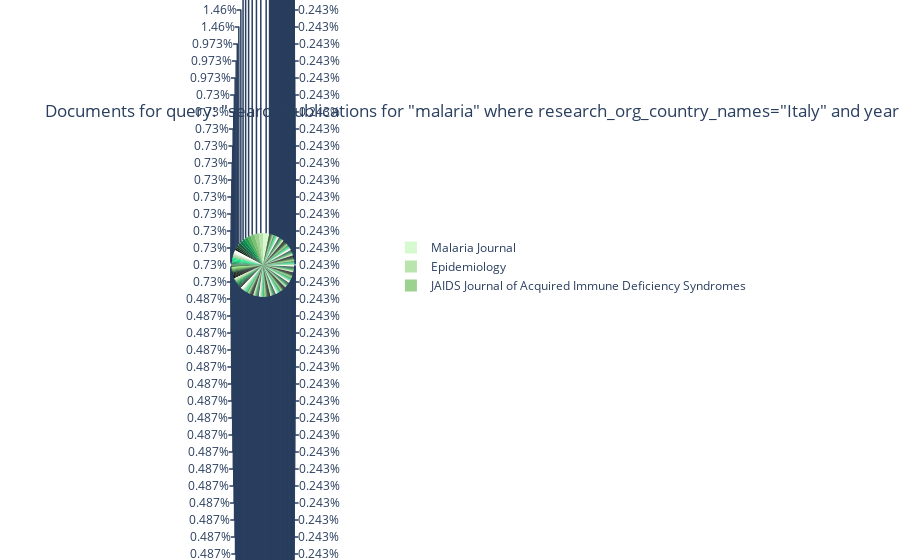

Notebook code for this chart:
### Markdown cell above
#### Lots of data - fails

* more than 20 is already too much
* also make sure to remove blank values

### Code cell
temp = df[df['journal.title'] != '']
temp =temp.groupby("journal.title", as_index=False).count()
px.pie(temp, 
       names="journal.title", # the dimension for the slices
       values="id",  # the metric
       color_discrete_sequence=px.colors.sequential.algae,
       title=f"Documents for query: \"{q}\"")

### Figure 1 — Plotly figure (JSON) as saved in the notebook; plotly's stock layout.template omitted (floating-point values rounded to 4 significant figures; data arrays with more than 128 entries replaced by an {"elided": "..."} marker saying what was removed)
{"data": [{"domain": {"x": [0, 1], "y": [0, 1]}, "hoverlabel": {"namelength": 0}, "hovertemplate": "journal.title=%{label}<br>id=%{value}", "labels": {"elided": "285 str values"}, "legendgroup": "", "name": "", "showlegend": true, "type": "pie", "values": {"elided": "285 int values"}}], "layout": {"autosize": true, "legend": {"tracegroupgap": 0}, "piecolorway": ["rgb(214, 249, 207)", "rgb(186, 228, 174)", "rgb(156, 209, 143)", "rgb(124, 191, 115)", "rgb(85, 174, 91)", "rgb(37, 157, 81)", "rgb(7, 138, 78)", "rgb(13, 117, 71)", "rgb(23, 95, 61)", "rgb(25, 75, 49)", "rgb(23, 55, 35)", "rgb(17, 36, 20)"], "title": {"text": "Documents for query: \"search publications for \"malaria\" where research_org_country_names=\"Italy\" and year < 2010 return publications[basics] limit 500\""}}}
